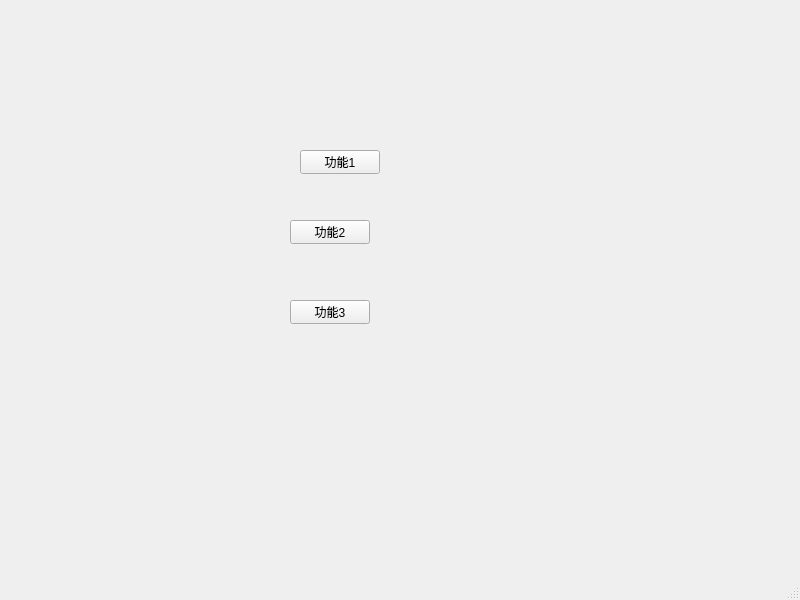
<?xml version="1.0" encoding="UTF-8"?>
<ui version="4.0">
 <class>MainWindow</class>
 <widget class="QMainWindow" name="MainWindow">
  <property name="geometry">
   <rect>
    <x>0</x>
    <y>0</y>
    <width>800</width>
    <height>600</height>
   </rect>
  </property>
  <property name="windowTitle">
   <string>MainWindow</string>
  </property>
  <widget class="QWidget" name="centralwidget">
   <widget class="QPushButton" name="pushButton">
    <property name="geometry">
     <rect>
      <x>300</x>
      <y>150</y>
      <width>80</width>
      <height>24</height>
     </rect>
    </property>
    <property name="text">
     <string>功能1</string>
    </property>
   </widget>
   <widget class="QPushButton" name="pushButton_2">
    <property name="geometry">
     <rect>
      <x>290</x>
      <y>220</y>
      <width>80</width>
      <height>24</height>
     </rect>
    </property>
    <property name="text">
     <string>功能2</string>
    </property>
   </widget>
   <widget class="QPushButton" name="pushButton_3">
    <property name="geometry">
     <rect>
      <x>290</x>
      <y>300</y>
      <width>80</width>
      <height>24</height>
     </rect>
    </property>
    <property name="text">
     <string>功能3</string>
    </property>
   </widget>
  </widget>
  <widget class="QMenuBar" name="menubar">
   <property name="geometry">
    <rect>
     <x>0</x>
     <y>0</y>
     <width>800</width>
     <height>21</height>
    </rect>
   </property>
  </widget>
  <widget class="QStatusBar" name="statusbar"/>
 </widget>
 <resources/>
 <connections/>
</ui>
